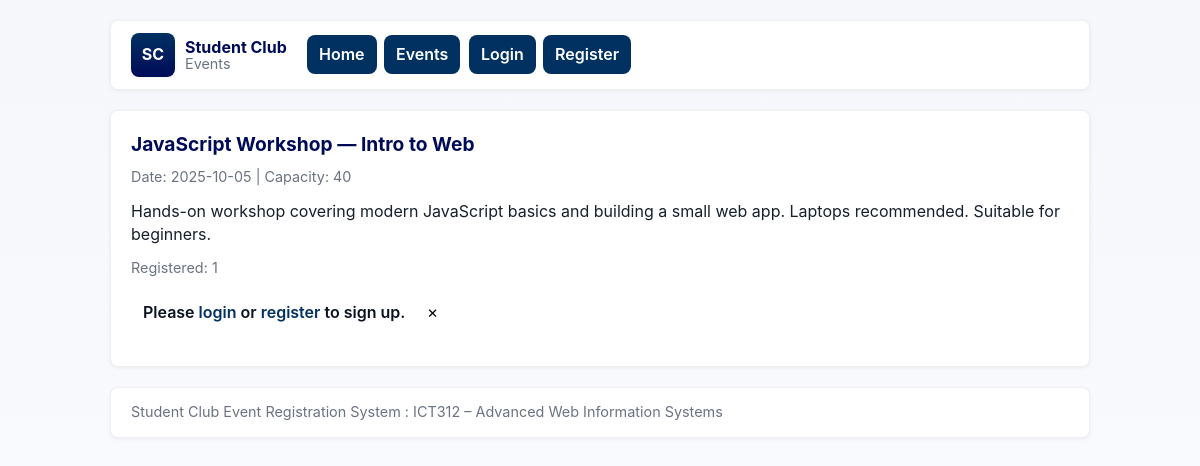
The page /src/events/view.php?id=3 on the database its author committed.
### tables this page shows
CREATE TABLE IF NOT EXISTS events (
  id INT AUTO_INCREMENT PRIMARY KEY,
  title VARCHAR(150) NOT NULL,
  description TEXT,
  event_date DATE,
  capacity INT DEFAULT 0,
  created_at TIMESTAMP DEFAULT CURRENT_TIMESTAMP
);

### src/events/view.php (the view, shortened to what this page needs)
<?php
require_once __DIR__ . '/../../config/db.php';
$id = isset($_GET['id']) ? (int)$_GET['id'] : 0;
$stmt = $pdo->prepare('SELECT * FROM events WHERE id = ? LIMIT 1');
$stmt->execute([$id]);
$event = $stmt->fetch();
$r = $pdo->prepare('SELECT COUNT(*) as c FROM registrations WHERE event_id = ?');
$r->execute([$id]);
$regCount = (int)$r->fetchColumn();
include __DIR__ . '/../templates/header.php';
?>
<h2><?php echo htmlspecialchars($event['title']); ?></h2>
<p class="small">Date: <?php echo htmlspecialchars($event['event_date']); ?> | Capacity: <?php echo (int)$event['capacity']; ?></p>
<p><?php echo nl2br(htmlspecialchars($event['description'])); ?></p>
<p class="small">Registered: <?php echo $regCount; ?></p>
<?php if (!isset($_SESSION['user'])): ?>
  <div class="alert">
    Please <a href="../auth/login.php">login</a> or <a href="../auth/register.php">register</a> to sign up.
  </div>
<?php endif; ?>
<?php include __DIR__ . '/../templates/footer.php'; ?>

### assets/css/styles.css (style rules this page uses)
:root { --brand-900: #000B58; --brand-800: #003161; --accent: #006A67; --warm: #FDEB9E; --bg: #f6f7fb; --card-bg: #ffffff; --muted: #6b7280; --border: rgba(2, 6, 23, 0.06); --radius: 10px; --gap: 14px; --shadow-sm: 0 1px 4px rgba(2, 6, 23, 0.06); --shadow-md: 0 6px 18px rgba(2, 6, 23, 0.08); --transition-fast: 180ms cubic-bezier(.2, .9, .2, 1); --transition-med: 260ms cubic-bezier(.2, .9, .2, 1); --max-width: 980px; }
*, *::before, *::after { box-sizing: border-box; }
html, body { height: 100%; margin: 0; font-family: Inter, ui-sans-serif, system-ui, -apple-system, "Segoe UI", Roboto, "Helvetica Neue", Arial; background: linear-gradient(180deg, var(--bg) 0%, #fbfcff 100%); color: #0b1220; -webkit-font-smoothing: antialiased; -moz-osx-font-smoothing: grayscale; line-height: 1.45; font-size: 16px; }
a { color: var(--brand-800); text-decoration: none; }
h1, h2, h3 { margin: 0 0 8px 0; color: var(--brand-900); font-weight: 700; }
h2 { font-size: 1.2rem; }
p { margin: 0 0 12px 0; color: #16202b; }
.small { font-size: 0.9rem; color: var(--muted); }
.alert { padding: 10px 12px; border-radius: 8px; margin-bottom: 12px; font-weight: 600; }
a, button, .btn { will-change: transform; transition: transform var(--transition-fast), box-shadow var(--transition-fast), opacity var(--transition-fast); }

### src/templates/header.php (style rules this page uses)
body { visibility:visible }

### rows shown on the page
events: title "JavaScript Workshop — Intro to Web", event_date "2025-10-05", capacity "40", description "Hands-on workshop covering modern JavaScript basics and building a small web app. Laptops recommended. Suitable for beginners."

### other values the page prints
$regCount "1"
